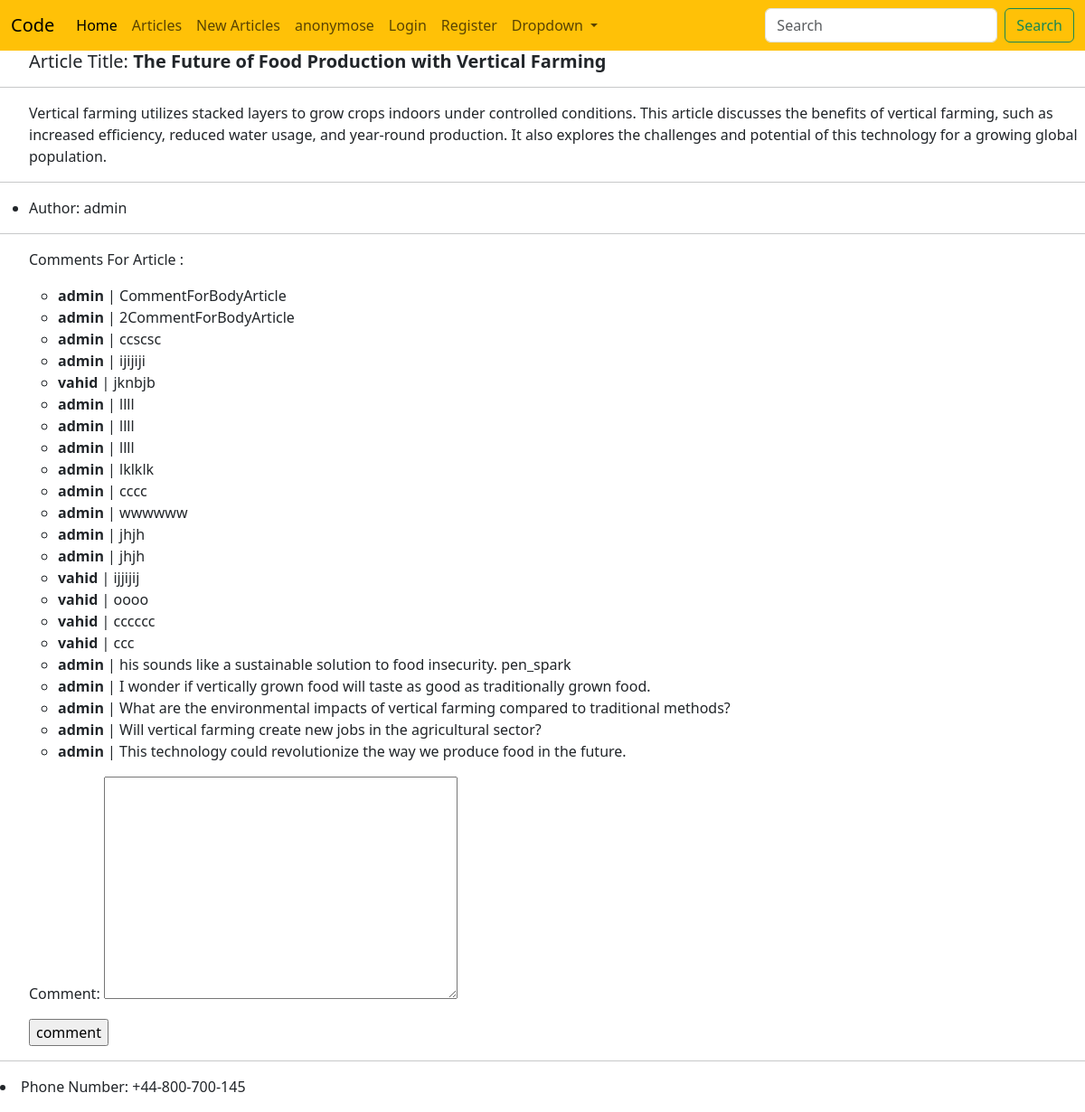
Screenshot of /articles/28/ with the database file from the repository.
### article/models.py (models this page shows, shortened)
class ArticleModel(models.Model):
    STATUS_OF_ARTICLE = (
        ("checking" , "Checking"),
        ("rejected" , "Rejected"),
        ("published" , "Published"),
    )
    Title = models.CharField(max_length=150)
    Body  = models.TextField(max_length=10000)
    Author= models.ForeignKey("auth.user", on_delete=models.CASCADE)
    Created = models.DateTimeField(auto_now_add=True)
    Edited = models.DateTimeField(auto_now=True)
    Status = models.CharField(max_length=15, choices=STATUS_OF_ARTICLE, default="checking")
    class Meta:
        ordering = ("-Created",)

class ArticleCommentsModel(models.Model):
    article = models.ForeignKey(ArticleModel, related_name="comments", on_delete=models.CASCADE)
    comment = models.TextField()
    writer  = models.ForeignKey("auth.user", on_delete=models.CASCADE)

### article/views.py (the view, shortened to what this page needs)
# urls.py: path('<int:pk>/', ArticleDetailView.as_view(), name = "ArticleDetailView_url"),
class ArticleDetailView(DetailView):
    model = ArticleModel
    template_name = "article/ArticleDetailView.html"
    context_object_name  = "articles"
    form_class = ArticleCommentForm
    def get_context_data(self, **kwargs):
        context = super(ArticleDetailView, self).get_context_data(**kwargs)
        context['form'] = ArticleCommentForm(initial={"article":self.object, "writer":self.request.user})
        return context

### article/forms.py
class ArticleCommentForm(forms.ModelForm):
    class Meta:
        model = ArticleCommentsModel
        fields = ("writer", "comment", "article")
        widgets = {
            "article": forms.HiddenInput(),
            "writer":  forms.HiddenInput(),
        }

### template/article/ArticleDetailView.html (shortened to what this page needs)
{% extends "base.html" %}
{% block title %}<ul><h5>Article Title: <strong>{{articles.Title}}</strong></h5></ul>{% endblock title %}
{% block content %}
<hr>
<ul>{{articles.Body}}</ul>
<hr>
<ul><li>Author: {{articles.Author}}</li></ul>
<hr>
<p><ul>Comments For Article : </ul></p>
<ul>
    {% for comment in object.comments.all %}
    <ul><li><strong>{{comment.writer}}</strong> | {{comment.comment}}</li></ul>
    {% endfor %}
</ul>
<ul>
<form action="" method="POST">
    {{form.as_p}}
    <input type="submit" value="comment">
</form>
</ul>
{% endblock content %}

### rows the page displays
ArticleModel: Title "The Future of Food Production with Vertical Farming", Body "Vertical farming utilizes stacked layers to grow crops indoors under controlled conditions. This article discusses the benefits of vertical farming, such as increased efficiency, reduced water usage, and year-round production. It also explores the challenges and potential of this technology for a growing global population.", Author "admin"
ArticleCommentsModel: writer "admin", comment "CommentForBodyArticle"
ArticleCommentsModel: writer "admin", comment "2CommentForBodyArticle"
ArticleCommentsModel: writer "admin", comment "ccscsc"
ArticleCommentsModel: writer "admin", comment "ijijiji"
ArticleCommentsModel: writer "vahid", comment "jknbjb"
ArticleCommentsModel: writer "admin", comment "llll"
ArticleCommentsModel: writer "admin", comment "llll"
ArticleCommentsModel: writer "admin", comment "llll"
ArticleCommentsModel: writer "admin", comment "lklklk"
ArticleCommentsModel: writer "admin", comment "cccc"
ArticleCommentsModel: writer "admin", comment "wwwwww"
ArticleCommentsModel: writer "admin", comment "jhjh"
ArticleCommentsModel: writer "admin", comment "jhjh"
ArticleCommentsModel: writer "vahid", comment "ijjijij"
ArticleCommentsModel: writer "vahid", comment "oooo"
ArticleCommentsModel: writer "vahid", comment "cccccc"
ArticleCommentsModel: writer "vahid", comment "ccc"
ArticleCommentsModel: writer "admin", comment "his sounds like a sustainable solution to food insecurity. pen_spark"
ArticleCommentsModel: writer "admin", comment "I wonder if vertically grown food will taste as good as traditionally grown food."
ArticleCommentsModel: writer "admin", comment "What are the environmental impacts of vertical farming compared to traditional methods?"
ArticleCommentsModel: writer "admin", comment "Will vertical farming create new jobs in the agricultural sector?"
ArticleCommentsModel: writer "admin", comment "This technology could revolutionize the way we produce food in the future."

### other values shown
{{ Site_Name }} "Code"
{{ Phone_Number }} "+44-800-700-145"
